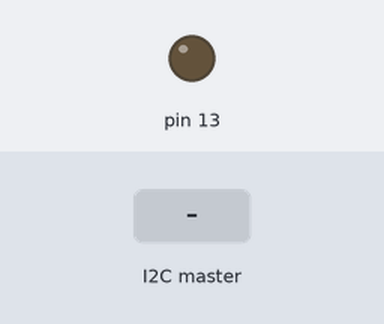
The sketch below on a simulated Arduino Uno, built with avr-gcc and run on an emulated ATmega328P. Parts: output pins drawn as LEDs (lit = HIGH). The inputs (shaded band) are chosen by the test bench. At 1.3 s the program stops and its outputs stay as they are.

Above: at 1.2 s.
1.3 s: the I2C master sends the byte 1
At 2.2 s:
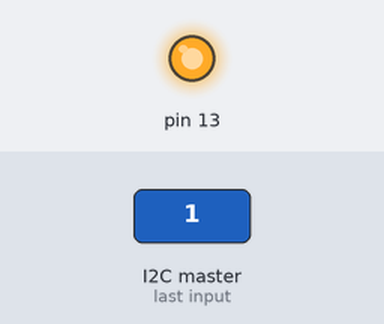
Timing chart, 0 to 2.8 s (numbered marks = the images above; inputs shaded):
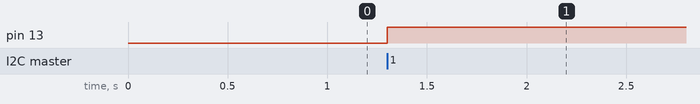

Measured:
- after the input at 1.3 s, pin 13: LOW → HIGH at once

The sketch:

esclavo_prueba.ino
```cpp
#include <Wire.h>

const byte slaveId = 1;
void setup() {
 Wire.begin(slaveId);
 Wire.onReceive(receiveEvent);

 pinMode(13,OUTPUT);
 digitalWrite(13,LOW);

}

void loop() {


}

void receiveEvent(){
  char inChar;
  while(Wire.available()>0){

    digitalWrite(13,HIGH);

}
  digitalWrite(13,LOW);
}
```
